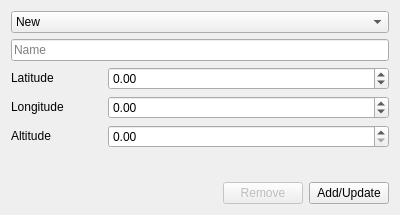
<?xml version="1.0" encoding="UTF-8"?>
<ui version="4.0">
 <class>FormObservatory</class>
 <widget class="QWidget" name="FormObservatory">
  <property name="geometry">
   <rect>
    <x>0</x>
    <y>0</y>
    <width>400</width>
    <height>215</height>
   </rect>
  </property>
  <property name="windowTitle">
   <string>Observatories</string>
  </property>
  <layout class="QGridLayout" name="gridLayout_2">
   <item row="0" column="0" colspan="3">
    <widget class="QComboBox" name="comboBoxObservatory">
     <item>
      <property name="text">
       <string>New</string>
      </property>
     </item>
    </widget>
   </item>
   <item row="1" column="0" colspan="3">
    <layout class="QGridLayout" name="gridLayout">
     <item row="0" column="0" colspan="2">
      <widget class="QLineEdit" name="lineEditName">
       <property name="placeholderText">
        <string>Name</string>
       </property>
      </widget>
     </item>
     <item row="1" column="0">
      <widget class="QLabel" name="label">
       <property name="minimumSize">
        <size>
         <width>91</width>
         <height>18</height>
        </size>
       </property>
       <property name="maximumSize">
        <size>
         <width>91</width>
         <height>18</height>
        </size>
       </property>
       <property name="text">
        <string>Latitude</string>
       </property>
      </widget>
     </item>
     <item row="1" column="1">
      <widget class="QDoubleSpinBox" name="doubleSpinBoxLatitude">
       <property name="minimum">
        <double>-90.000000000000000</double>
       </property>
       <property name="maximum">
        <double>90.000000000000000</double>
       </property>
      </widget>
     </item>
     <item row="2" column="0">
      <widget class="QLabel" name="label_2">
       <property name="minimumSize">
        <size>
         <width>91</width>
         <height>18</height>
        </size>
       </property>
       <property name="maximumSize">
        <size>
         <width>91</width>
         <height>18</height>
        </size>
       </property>
       <property name="text">
        <string>Longitude</string>
       </property>
      </widget>
     </item>
     <item row="2" column="1">
      <widget class="QDoubleSpinBox" name="doubleSpinBoxLongitude">
       <property name="minimum">
        <double>-180.000000000000000</double>
       </property>
       <property name="maximum">
        <double>180.000000000000000</double>
       </property>
       <property name="value">
        <double>0.000000000000000</double>
       </property>
      </widget>
     </item>
     <item row="3" column="0">
      <widget class="QLabel" name="label_3">
       <property name="minimumSize">
        <size>
         <width>91</width>
         <height>18</height>
        </size>
       </property>
       <property name="maximumSize">
        <size>
         <width>91</width>
         <height>18</height>
        </size>
       </property>
       <property name="text">
        <string>Altitude</string>
       </property>
      </widget>
     </item>
     <item row="3" column="1">
      <widget class="QDoubleSpinBox" name="doubleSpinBoxAltitude">
       <property name="minimum">
        <double>0.000000000000000</double>
       </property>
       <property name="maximum">
        <double>100000000000000009190283508143378238084034459715684532224.000000000000000</double>
       </property>
       <property name="value">
        <double>0.000000000000000</double>
       </property>
      </widget>
     </item>
    </layout>
   </item>
   <item row="2" column="0">
    <spacer name="verticalSpacer">
     <property name="orientation">
      <enum>Qt::Vertical</enum>
     </property>
     <property name="sizeHint" stdset="0">
      <size>
       <width>20</width>
       <height>1</height>
      </size>
     </property>
    </spacer>
   </item>
   <item row="3" column="0">
    <spacer name="horizontalSpacer">
     <property name="orientation">
      <enum>Qt::Horizontal</enum>
     </property>
     <property name="sizeHint" stdset="0">
      <size>
       <width>291</width>
       <height>20</height>
      </size>
     </property>
    </spacer>
   </item>
   <item row="3" column="1">
    <widget class="QPushButton" name="pushButtonRremove">
     <property name="enabled">
      <bool>false</bool>
     </property>
     <property name="text">
      <string>Remove</string>
     </property>
    </widget>
   </item>
   <item row="3" column="2">
    <widget class="QPushButton" name="pushButtonSave">
     <property name="text">
      <string>Add/Update</string>
     </property>
    </widget>
   </item>
  </layout>
 </widget>
 <resources/>
 <connections/>
</ui>
